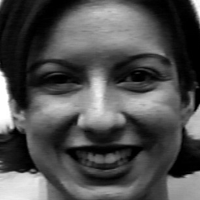
#> input picture HAPPY/image_001.png, 200 x 200 px; its folder holds only this picture in this run
$ python exp2.py
#> lines starting #> are read from the running program, lines starting #| are printed output that depends on the picture; long printed decimals are rounded
import math

import imutils
import numpy as np
import cv2 as cv2
import glob
import csv
from sklearn import datasets
from sklearn.multiclass import OneVsRestClassifier
# from sklearn.svm import LinearSVC
from sklearn.model_selection import KFold
from sklearn.metrics import confusion_matrix,classification_report
from sklearn.metrics import roc_curve, auc
from sklearn.preprocessing import label_binarize
import numpy as np
import matplotlib.pyplot as plt
from itertools import cycle
from scipy import interp
from sklearn.multiclass import OneVsRestClassifier

from sklearn.svm import SVC
import pickle


def returnLocalizedFace(img):
    face_cascade = cv2.CascadeClassifier('haarcascade_frontalface_default.xml')
    gray =cv2.cvtColor(img, cv2.COLOR_RGB2GRAY)

    faces = face_cascade.detectMultiScale(gray, 1.3, 5)
    for (x, y, w, h) in faces:
        # cv.rectangle(img,(x,y),(x+w,y+h),(255,0,0),2)
        roi_gray = gray[y:y + h, x:x + w]
        roi_color = img[y:y + h, x:x + w]
    # print(faces)
    # cv2.imshow/('im',img)
    # cv2.waitKey(0)
    if len(faces) == 0:
        return img
    crop_img = img[y:y + h, x:x + w]
    return crop_img


def getImage(path):
#> called with path = 'HAPPY/image_001.png'
    return cv2.imread(path)
#> returned value is the input picture: shape (200, 200, 3); min 0, max 255, mean 78.8
def show(img):
    cv2.imshow('im', img)
    cv2.waitKey(0)

X = []
y = []
def read(imagesPath, label):

    for filename in glob.glob(imagesPath + '/*.*'):
        # print(filename.split(imagesPath + '/')[1])
        # print(filename)
        win_size = (64, 128)
        img = getImage(filename)

        win_size = (64, 128)

        img = cv2.resize(img, win_size)
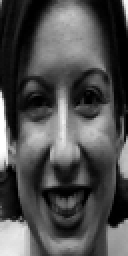
#> img: shape (128, 64, 3) (shown 2 times larger); min 0, max 255, mean 78.6
        img = cv2.cvtColor(img, cv2.COLOR_RGB2GRAY)
#> img: shape (128, 64)
        d = cv2.HOGDescriptor()
        hog = d.compute(img)
#> hog = 3780 values, max 0.448 at index 522, min 0 at index 257, mean 0.126
        X.append(hog.transpose()[0])
        y.append(label)

def fromIndexToFeatures(X, indecies):
    features = []
    for i in indecies:
        features.append(X[i])
    return np.asarray(features)

def fromIndexToLabels(y, indecies):
    labels = []
    for i in indecies:
        labels.append(y[i])
    return np.asarray(labels)
#
read('HAPPY',0)
read('CONTEMPT',1)
read('ANGER',2)
read('DISGUST',3)
read('FEAR',4)
read('SADNESS',5)
read('SURPRISE',6)
read('NEUTRAL',7)
classes = ["HAPPY", "CONTEMPT", "ANGER", "DISGUST", "FEAR", "SADNESS", "SURPRISE", "NEUTRAL"]
y = np.asarray(y)
X = np.asarray(X)
#> X = [0.313]
#
#
#
clf = OneVsRestClassifier(SVC(kernel='linear', probability=True, tol=1e-3))
clf.fit(X, y)
# #
filename = 'finalized_model.sav'
pickle.dump(clf, open(filename, 'wb'))
#
#
clf = pickle.load(open(filename, 'rb'))
#
img = getImage('testImages\surprise.png')
#> call 2 of getImage, with path = 'testImages\\surprise.png'
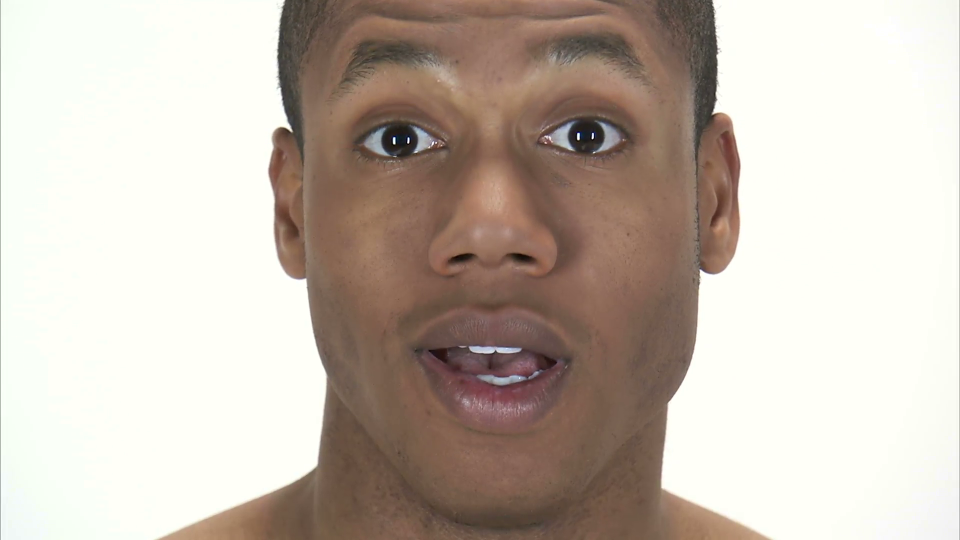
#> input picture testImages/surprise.png, 1920 x 1080 px, found by its file name (shown at 1/2 size)
#> in getImage, returned value is the input picture: shape (1080, 1920, 3); mean B, G, R 175.4, 185.9, 197.6
#
#
win_size = (64, 128)
#
img = cv2.resize(img, win_size)
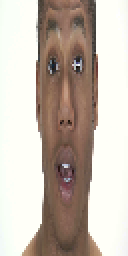
#> img: shape (128, 64, 3) (shown 2 times larger); mean B, G, R 175.6, 186, 197.6
img = cv2.cvtColor(img, cv2.COLOR_RGB2GRAY)
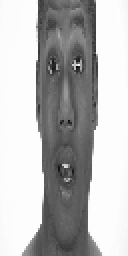
#> img: shape (128, 64) (shown 2 times larger); min 8, max 255, mean 184.2
d = cv2.HOGDescriptor()
hog = d.compute(img)
#> hog = 3780 values, max 0.649 at index 3492, min 0 at index 3, mean 0.102
#
hog = hog.transpose()[0]
#> hog = 0.265
hog = np.asarray(hog)
print(hog)
#| 0.2647
print(clf.predict([hog]))
#| [0]
# # print(X)
# # print(y)
